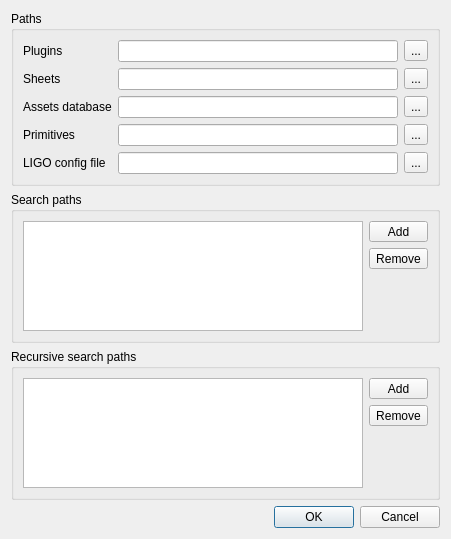
<?xml version="1.0" encoding="UTF-8"?>
<ui version="4.0">
 <class>StartupSettingsDlg</class>
 <widget class="QDialog" name="StartupSettingsDlg">
  <property name="windowModality">
   <enum>Qt::ApplicationModal</enum>
  </property>
  <property name="geometry">
   <rect>
    <x>0</x>
    <y>0</y>
    <width>451</width>
    <height>539</height>
   </rect>
  </property>
  <property name="windowTitle">
   <string>Ryzom Core Studio settings</string>
  </property>
  <layout class="QGridLayout" name="gridLayout_4">
   <item row="0" column="0" colspan="2">
    <widget class="QGroupBox" name="groupBox">
     <property name="title">
      <string>Paths</string>
     </property>
     <layout class="QGridLayout" name="gridLayout">
      <item row="0" column="0">
       <widget class="QLabel" name="label">
        <property name="text">
         <string>Plugins</string>
        </property>
       </widget>
      </item>
      <item row="0" column="1">
       <widget class="QLineEdit" name="pluginsLE"/>
      </item>
      <item row="0" column="2">
       <widget class="QToolButton" name="pluginsB">
        <property name="text">
         <string>...</string>
        </property>
       </widget>
      </item>
      <item row="1" column="0">
       <widget class="QLabel" name="label_2">
        <property name="text">
         <string>Sheets</string>
        </property>
       </widget>
      </item>
      <item row="1" column="1">
       <widget class="QLineEdit" name="sheetsLE"/>
      </item>
      <item row="1" column="2">
       <widget class="QToolButton" name="sheetsB">
        <property name="text">
         <string>...</string>
        </property>
       </widget>
      </item>
      <item row="2" column="0">
       <widget class="QLabel" name="label_3">
        <property name="text">
         <string>Assets database</string>
        </property>
       </widget>
      </item>
      <item row="2" column="1">
       <widget class="QLineEdit" name="assetsLE"/>
      </item>
      <item row="2" column="2">
       <widget class="QToolButton" name="assetsB">
        <property name="text">
         <string>...</string>
        </property>
       </widget>
      </item>
      <item row="3" column="0">
       <widget class="QLabel" name="label_4">
        <property name="text">
         <string>Primitives</string>
        </property>
       </widget>
      </item>
      <item row="3" column="1">
       <widget class="QLineEdit" name="primitivesLE"/>
      </item>
      <item row="3" column="2">
       <widget class="QToolButton" name="primitivesB">
        <property name="text">
         <string>...</string>
        </property>
       </widget>
      </item>
      <item row="4" column="0">
       <widget class="QLabel" name="label_5">
        <property name="text">
         <string>LIGO config file</string>
        </property>
       </widget>
      </item>
      <item row="4" column="1">
       <widget class="QLineEdit" name="ligoLE"/>
      </item>
      <item row="4" column="2">
       <widget class="QToolButton" name="ligoB">
        <property name="text">
         <string>...</string>
        </property>
       </widget>
      </item>
     </layout>
    </widget>
   </item>
   <item row="1" column="0" colspan="2">
    <widget class="QGroupBox" name="groupBox_2">
     <property name="title">
      <string>Search paths</string>
     </property>
     <layout class="QGridLayout" name="gridLayout_2">
      <item row="0" column="0" rowspan="3">
       <widget class="QListWidget" name="searchLW"/>
      </item>
      <item row="0" column="1">
       <widget class="QToolButton" name="pathAddB">
        <property name="sizePolicy">
         <sizepolicy hsizetype="Minimum" vsizetype="Fixed">
          <horstretch>0</horstretch>
          <verstretch>0</verstretch>
         </sizepolicy>
        </property>
        <property name="text">
         <string>Add</string>
        </property>
        <property name="toolButtonStyle">
         <enum>Qt::ToolButtonTextOnly</enum>
        </property>
       </widget>
      </item>
      <item row="1" column="1">
       <widget class="QToolButton" name="pathRemoveB">
        <property name="sizePolicy">
         <sizepolicy hsizetype="Minimum" vsizetype="Fixed">
          <horstretch>0</horstretch>
          <verstretch>0</verstretch>
         </sizepolicy>
        </property>
        <property name="text">
         <string>Remove</string>
        </property>
        <property name="toolButtonStyle">
         <enum>Qt::ToolButtonTextOnly</enum>
        </property>
       </widget>
      </item>
      <item row="2" column="1">
       <spacer name="verticalSpacer">
        <property name="orientation">
         <enum>Qt::Vertical</enum>
        </property>
        <property name="sizeHint" stdset="0">
         <size>
          <width>20</width>
          <height>75</height>
         </size>
        </property>
       </spacer>
      </item>
     </layout>
    </widget>
   </item>
   <item row="2" column="0" colspan="2">
    <widget class="QGroupBox" name="groupBox_3">
     <property name="title">
      <string>Recursive search paths</string>
     </property>
     <layout class="QGridLayout" name="gridLayout_3">
      <item row="0" column="0" rowspan="3">
       <widget class="QListWidget" name="recursiveLW"/>
      </item>
      <item row="0" column="1">
       <widget class="QToolButton" name="recAddB">
        <property name="sizePolicy">
         <sizepolicy hsizetype="Minimum" vsizetype="Fixed">
          <horstretch>0</horstretch>
          <verstretch>0</verstretch>
         </sizepolicy>
        </property>
        <property name="text">
         <string>Add</string>
        </property>
        <property name="toolButtonStyle">
         <enum>Qt::ToolButtonTextOnly</enum>
        </property>
       </widget>
      </item>
      <item row="1" column="1">
       <widget class="QToolButton" name="recRemoveB">
        <property name="sizePolicy">
         <sizepolicy hsizetype="Minimum" vsizetype="Fixed">
          <horstretch>0</horstretch>
          <verstretch>0</verstretch>
         </sizepolicy>
        </property>
        <property name="text">
         <string>Remove</string>
        </property>
        <property name="toolButtonStyle">
         <enum>Qt::ToolButtonTextOnly</enum>
        </property>
       </widget>
      </item>
      <item row="2" column="1">
       <spacer name="verticalSpacer_2">
        <property name="orientation">
         <enum>Qt::Vertical</enum>
        </property>
        <property name="sizeHint" stdset="0">
         <size>
          <width>20</width>
          <height>76</height>
         </size>
        </property>
       </spacer>
      </item>
     </layout>
    </widget>
   </item>
   <item row="3" column="0">
    <spacer name="horizontalSpacer">
     <property name="orientation">
      <enum>Qt::Horizontal</enum>
     </property>
     <property name="sizeHint" stdset="0">
      <size>
       <width>120</width>
       <height>20</height>
      </size>
     </property>
    </spacer>
   </item>
   <item row="3" column="1">
    <widget class="QDialogButtonBox" name="bb">
     <property name="orientation">
      <enum>Qt::Horizontal</enum>
     </property>
     <property name="standardButtons">
      <set>QDialogButtonBox::Cancel|QDialogButtonBox::Ok</set>
     </property>
    </widget>
   </item>
  </layout>
 </widget>
 <resources/>
 <connections/>
</ui>
